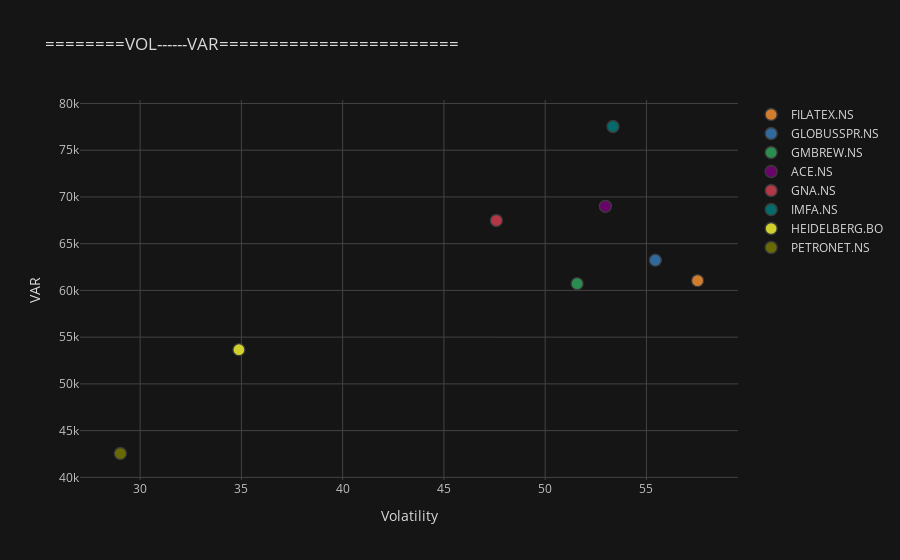

The notebook cell this image was saved under:
### Code cell
df2.iplot(kind="scatter",
              x="Volatility%", y='Value at Risk',
              mode='markers',
              xTitle="Volatility", yTitle="VAR",
              title="========VOL------VAR========================", categories="Ticker",theme="solar")

### Figure 1 — Plotly figure (JSON) as saved in the notebook; plotly's stock layout.template omitted (floating-point values rounded to 4 significant figures)
{"data": [{"marker": {"color": "rgba(255, 153, 51, 1.0)", "line": {"width": 1.3}, "opacity": 0.8, "size": 12, "symbol": "circle"}, "mode": "markers", "name": "FILATEX.NS", "textfont": {"color": "#D9D9D9"}, "type": "scatter", "x": [57.53], "y": [61040.0]}, {"marker": {"color": "rgba(55, 128, 191, 1.0)", "line": {"width": 1.3}, "opacity": 0.8, "size": 12, "symbol": "circle"}, "mode": "markers", "name": "GLOBUSSPR.NS", "textfont": {"color": "#D9D9D9"}, "type": "scatter", "x": [55.44], "y": [63240.0]}, {"marker": {"color": "rgba(50, 171, 96, 1.0)", "line": {"width": 1.3}, "opacity": 0.8, "size": 12, "symbol": "circle"}, "mode": "markers", "name": "GMBREW.NS", "textfont": {"color": "#D9D9D9"}, "type": "scatter", "x": [51.58], "y": [60730.0]}, {"marker": {"color": "rgba(128, 0, 128, 1.0)", "line": {"width": 1.3}, "opacity": 0.8, "size": 12, "symbol": "circle"}, "mode": "markers", "name": "ACE.NS", "textfont": {"color": "#D9D9D9"}, "type": "scatter", "x": [52.97], "y": [69000.0]}, {"marker": {"color": "rgba(219, 64, 82, 1.0)", "line": {"width": 1.3}, "opacity": 0.8, "size": 12, "symbol": "circle"}, "mode": "markers", "name": "GNA.NS", "textfont": {"color": "#D9D9D9"}, "type": "scatter", "x": [47.59], "y": [67480.0]}, {"marker": {"color": "rgba(0, 128, 128, 1.0)", "line": {"width": 1.3}, "opacity": 0.8, "size": 12, "symbol": "circle"}, "mode": "markers", "name": "IMFA.NS", "textfont": {"color": "#D9D9D9"}, "type": "scatter", "x": [53.35], "y": [77540.0]}, {"marker": {"color": "rgba(255, 255, 51, 1.0)", "line": {"width": 1.3}, "opacity": 0.8, "size": 12, "symbol": "circle"}, "mode": "markers", "name": "HEIDELBERG.BO", "textfont": {"color": "#D9D9D9"}, "type": "scatter", "x": [34.88], "y": [53660.0]}, {"marker": {"color": "rgba(128, 128, 0, 1.0)", "line": {"width": 1.3}, "opacity": 0.8, "size": 12, "symbol": "circle"}, "mode": "markers", "name": "PETRONET.NS", "textfont": {"color": "#D9D9D9"}, "type": "scatter", "x": [29.03], "y": [42550.0]}], "layout": {"legend": {"bgcolor": "#151516", "font": {"color": "#D9D9D9"}}, "paper_bgcolor": "#151516", "plot_bgcolor": "#151516", "title": {"font": {"color": "#D9D9D9"}, "text": "========VOL------VAR========================"}, "xaxis": {"gridcolor": "#434343", "showgrid": true, "tickfont": {"color": "#C2C2C2"}, "title": {"font": {"color": "#D9D9D9"}, "text": "Volatility"}, "zerolinecolor": "#666570"}, "yaxis": {"gridcolor": "#434343", "showgrid": true, "tickfont": {"color": "#C2C2C2"}, "title": {"font": {"color": "#D9D9D9"}, "text": "VAR"}, "zerolinecolor": "#666570"}}}
